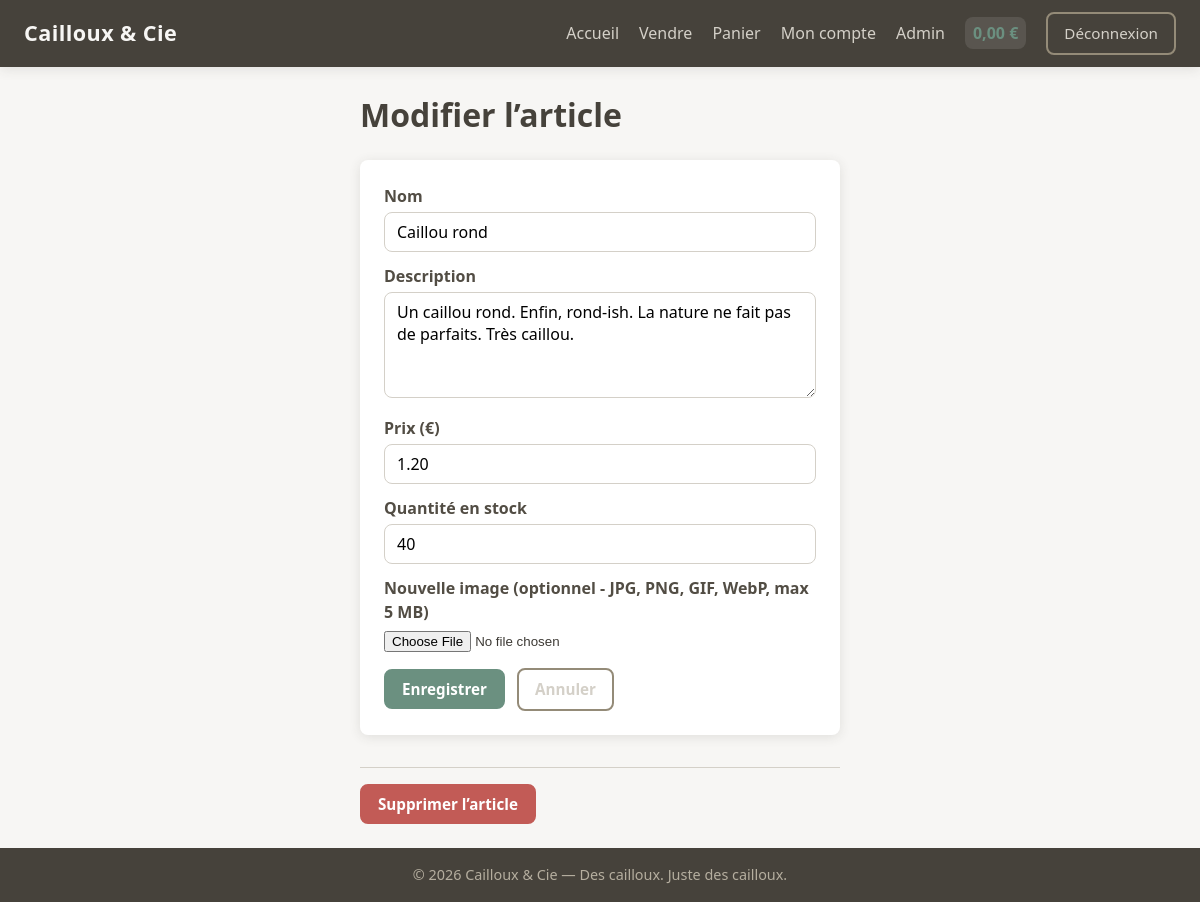
/edit.php?id=3 (signed in), run on an earlier commit of the app's database.
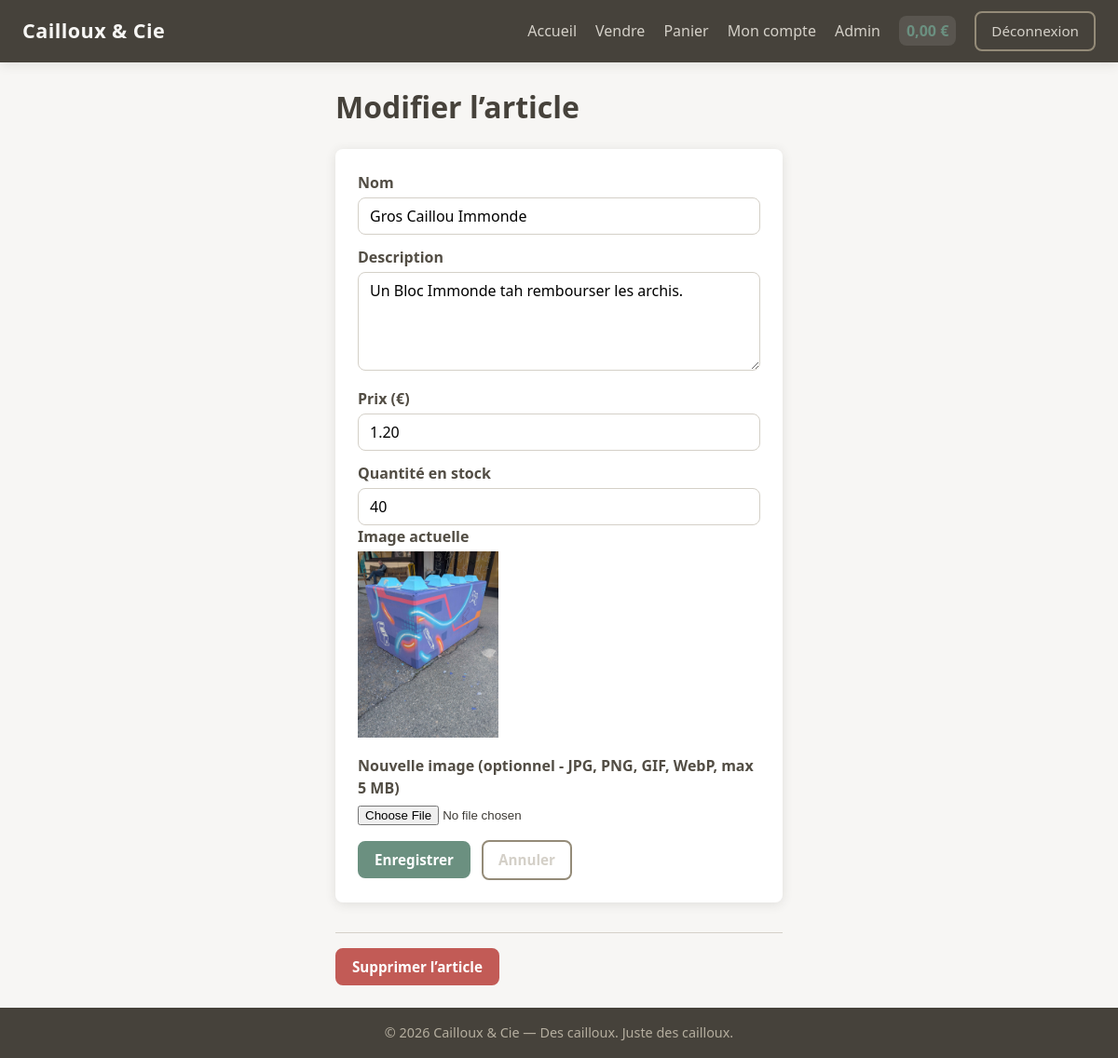
And on a later commit of the database.
### tables this page shows
CREATE TABLE IF NOT EXISTS `article` (
  `id` INT UNSIGNED NOT NULL AUTO_INCREMENT,
  `name` VARCHAR(255) NOT NULL,
  `description` TEXT NOT NULL,
  `price` DECIMAL(10,2) NOT NULL,
  `publication_date` DATETIME NOT NULL DEFAULT CURRENT_TIMESTAMP,
  `author_id` INT UNSIGNED NOT NULL,
  `image_link` VARCHAR(255) DEFAULT NULL,
  PRIMARY KEY (`id`),
  KEY `author_id` (`author_id`),
  KEY `publication_date` (`publication_date`),
  CONSTRAINT `article_author_fk` FOREIGN KEY (`author_id`) REFERENCES `user` (`id`) ON DELETE CASCADE
);

### edit.php (the view, shortened to what this page needs)
<?php
require_once __DIR__ . '/includes/init.php';
$article_id = (int) ($_POST['article_id'] ?? $_GET['id'] ?? 0);
$stmt = $mysqli->prepare("SELECT * FROM article WHERE id = ?");
$stmt->bind_param('i', $article_id);
$stmt->execute();
$article = $stmt->get_result()->fetch_assoc();
$stmt = $mysqli->prepare("SELECT quantity FROM stock WHERE article_id = ?");
$stmt->bind_param('i', $article_id);
$stmt->execute();
$s = $stmt->get_result()->fetch_assoc();
$stock = $s ? (int) $s['quantity'] : 0;
require_once __DIR__ . '/includes/header.php';
?>
<div class="form-page">
    <h1>Modifier l’article</h1>
    <form method="post" action="<?= BASE ?>/edit.php" class="form-card form-wide" enctype="multipart/form-data">
        <label>Nom</label>
        <input type="text" name="name" required value="<?= htmlspecialchars($article['name']) ?>">
        <label>Description</label>
        <textarea name="description" rows="4" required><?= htmlspecialchars($article['description']) ?></textarea>
        <label>Prix (€)</label>
        <input type="text" name="price" required value="<?= htmlspecialchars($article['price']) ?>">
        <label>Quantité en stock</label>
        <input type="number" name="quantity" min="0" value="<?= $stock ?>">
        <?php if (!empty($article['image_link'])): ?>
            <div class="image-preview">
                <label>Image actuelle</label>
                <?php
                    $img_src = $article['image_link'];
                    if (strpos($img_src, 'http') !== 0 && strpos($img_src, '/') !== 0) {
                        $img_src = BASE . '/' . $img_src;
                    }
                ?>
                <img src="<?= htmlspecialchars($img_src) ?>" alt="" style="max-width: 200px; max-height: 200px;">
            </div>
        <?php endif; ?>
        <label>Nouvelle image (optionnel - JPG, PNG, GIF, WebP, max 5 MB)</label>
        <input type="file" name="image" accept="image/jpeg,image/png,image/gif,image/webp">
        <div class="form-actions">
            <button type="submit" class="btn btn-primary">Enregistrer</button>
            <a href="<?= BASE ?>/detail.php?id=<?= $article_id ?>" class="btn btn-outline">Annuler</a>
        </div>
    </form>
    <form method="post" action="<?= BASE ?>/edit.php" class="form-delete" onsubmit="return confirm('Supprimer définitivement cet article ?');">
        <button type="submit" class="btn btn-danger">Supprimer l’article</button>
    </form>
</div>
<?php require_once __DIR__ . '/includes/footer.php'; ?>

What changed in the data, as far as the page shows it:
changed article: name "Caillou rond" → "Gros Caillou Immonde"; description "Un caillou rond. Enfin, rond-ish. La nature ne fait pas de parfaits. Très caillou." → "Un Bloc Immonde tah rembourser les archis."; image_link empty → "uploads/Kayou (3).jpg" (drawn)
Also different on the page:
text now shown: "Image actuelle"
